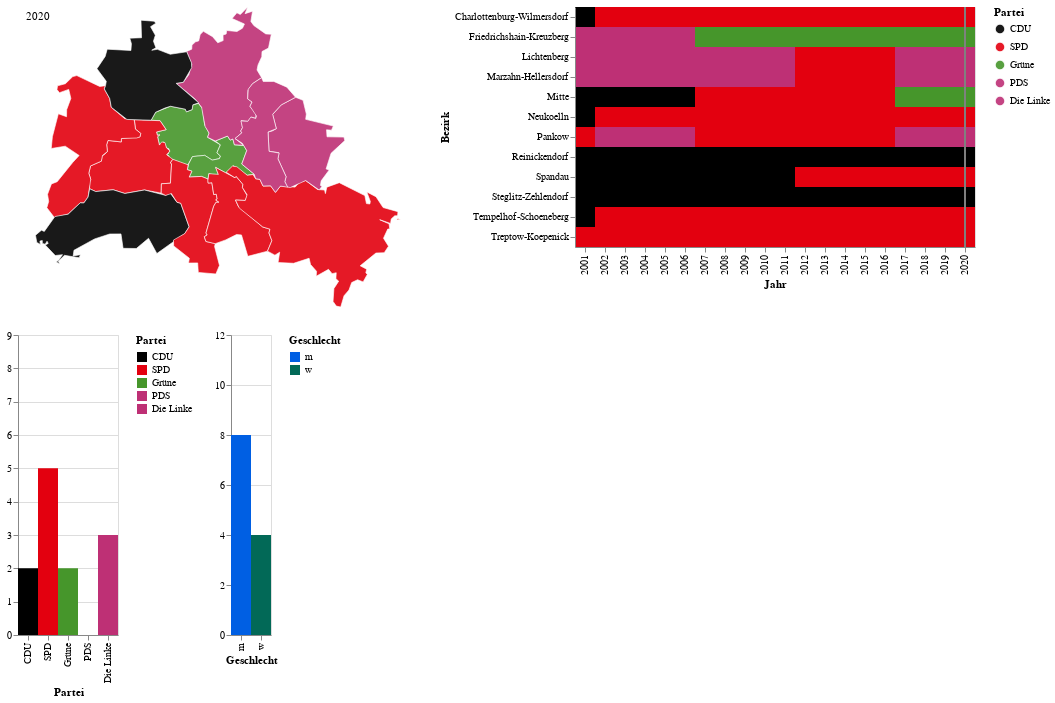

Source (notebook cell):
### Code cell
source=data_melt
domain=['CDU', 'SPD', 'Grüne', 'PDS', 'Die Linke']
colors=['#000000','#E3000F','#46962B','#BE3075','#BE3075']

field='Partei:O'

hover = alt.selection(type='single',on='mouseover',
                        fields=['Jahr'], empty='none', init={'Jahr':2020})

click = alt.selection(type='single',fields=['Jahr'], empty='none')



map_base= alt.Chart(source).transform_filter(hover).transform_lookup(
    lookup='Bezirk',
    from_=alt.LookupData(bezirke_layer, 'Bezirk'),
    as_="geom"
).transform_calculate(
    geometry ='datum.geom.geometry',
    type= 'datum.geom.type'
)

map_=map_base.mark_geoshape(stroke='white',strokeWidth=0.7, opacity=0.9).encode(
     color=alt.Color(str(field), scale=alt.Scale(domain=domain, range=colors))  
     )

map_text=map_base.transform_filter((datum.Bezirk == 'Mitte')).mark_text(dx=-180, dy=-140).encode(
     text=alt.Text('Jahr')
     )


##########
chart=alt.Chart(source).mark_rect().encode(
    x='Jahr:N',
    y='Bezirk',
    tooltip=['Bezirk','Jahr','BM'],
    color=alt.Color(str(field), scale=alt.Scale(domain=domain, range=colors))
).add_selection(
    hover, click
)


# Draw a rule at the location of the selection
rules = alt.Chart(source).mark_rule(color='gray').encode(
    x='Jahr:N',
).transform_filter(
    hover
)

##########
chart_cnt_part=alt.Chart(source).mark_rect().encode(
    #y='count(BM):N',
    y=alt.Y('count(BM):N', scale=alt.Scale(domain=[0,9]), title=''),
    x=alt.X(str(field), scale=alt.Scale(domain=domain)),
    #tooltip=['Bezirk','Jahr','BM'],
    color=alt.Color(str(field), scale=alt.Scale(domain=domain, range=colors))
).transform_filter(
    hover#, click
)


domain2=['m', 'w']
colors2=['#005fe3','#026957']
field2='Geschlecht:O'

chart_cnt_gesch=alt.Chart(source).mark_rect().encode(
    #y='count(BM):N',
    y=alt.Y('count(BM):N', scale=alt.Scale(domain=[0,12]), title=''),
    x=alt.X(str(field2), scale=alt.Scale(domain=domain2)),
    #tooltip=['Bezirk','Jahr','BM'],
    color=alt.Color(str(field2), scale=alt.Scale(domain=domain2, range=colors2))
).transform_filter(
    hover#, click
)



# assemply

cnts= (chart_cnt_part | chart_cnt_gesch).resolve_scale(color='independent')


plot_=(map_+map_text | (chart + rules)) & cnts

plot_

### Figure 1 — Vega-Lite specification as saved in the notebook (floating-point values rounded to 4 significant figures; data arrays with more than 128 entries replaced by an {"elided": "..."} marker saying what was removed)
{"config": {"view": {"continuousWidth": 400, "continuousHeight": 300}}, "vconcat": [{"hconcat": [{"layer": [{"mark": {"type": "geoshape", "opacity": 0.9, "stroke": "white", "strokeWidth": 0.7}, "encoding": {"color": {"type": "ordinal", "field": "Partei", "scale": {"domain": ["CDU", "SPD", "Grüne", "PDS", "Die Linke"], "range": ["#000000", "#E3000F", "#46962B", "#BE3075", "#BE3075"]}}}, "transform": [{"filter": {"selection": "selector146"}}, {"lookup": "Bezirk", "as": "geom", "from": {"data": {"name": "data-2b239fb9b569d1318f49fa782d5ca3a1"}, "key": "Bezirk"}}, {"calculate": "datum.geom.geometry", "as": "geometry"}, {"calculate": "datum.geom.type", "as": "type"}]}, {"mark": {"type": "text", "dx": -180, "dy": -140}, "encoding": {"text": {"type": "quantitative", "field": "Jahr"}}, "transform": [{"filter": {"selection": "selector146"}}, {"lookup": "Bezirk", "as": "geom", "from": {"data": {"name": "data-2b239fb9b569d1318f49fa782d5ca3a1"}, "key": "Bezirk"}}, {"calculate": "datum.geom.geometry", "as": "geometry"}, {"calculate": "datum.geom.type", "as": "type"}, {"filter": "(datum.Bezirk === 'Mitte')"}]}]}, {"layer": [{"mark": "rect", "encoding": {"color": {"type": "ordinal", "field": "Partei", "scale": {"domain": ["CDU", "SPD", "Grüne", "PDS", "Die Linke"], "range": ["#000000", "#E3000F", "#46962B", "#BE3075", "#BE3075"]}}, "tooltip": [{"type": "nominal", "field": "Bezirk"}, {"type": "quantitative", "field": "Jahr"}, {"type": "nominal", "field": "BM"}], "x": {"type": "nominal", "field": "Jahr"}, "y": {"type": "nominal", "field": "Bezirk"}}, "selection": {"selector146": {"type": "single", "on": "mouseover", "fields": ["Jahr"], "empty": "none", "init": {"Jahr": 2020}}, "selector147": {"type": "single", "fields": ["Jahr"], "empty": "none"}}}, {"mark": {"type": "rule", "color": "gray"}, "encoding": {"x": {"type": "nominal", "field": "Jahr"}}, "transform": [{"filter": {"selection": "selector146"}}]}]}]}, {"hconcat": [{"mark": "rect", "encoding": {"color": {"type": "ordinal", "field": "Partei", "scale": {"domain": ["CDU", "SPD", "Grüne", "PDS", "Die Linke"], "range": ["#000000", "#E3000F", "#46962B", "#BE3075", "#BE3075"]}}, "x": {"type": "ordinal", "field": "Partei", "scale": {"domain": ["CDU", "SPD", "Grüne", "PDS", "Die Linke"]}}, "y": {"type": "nominal", "aggregate": "count", "field": "BM", "scale": {"domain": [0, 9]}, "title": ""}}, "transform": [{"filter": {"selection": "selector146"}}]}, {"mark": "rect", "encoding": {"color": {"type": "ordinal", "field": "Geschlecht", "scale": {"domain": ["m", "w"], "range": ["#005fe3", "#026957"]}}, "x": {"type": "ordinal", "field": "Geschlecht", "scale": {"domain": ["m", "w"]}}, "y": {"type": "nominal", "aggregate": "count", "field": "BM", "scale": {"domain": [0, 12]}, "title": ""}}, "transform": [{"filter": {"selection": "selector146"}}]}], "resolve": {"scale": {"color": "independent"}}}], "data": {"name": "data-772326af7612db25d70d515b9996e57c"}, "$schema": "https://vega.github.io/schema/vega-lite/v4.8.1.json", "datasets": {"data-772326af7612db25d70d515b9996e57c": {"elided": "240 records"}, "data-2b239fb9b569d1318f49fa782d5ca3a1": [{"Bezirk": "Reinickendorf", "id": "0", "type": "Feature", "geometry": {"type": "Polygon", "coordinates": [[[13.22, 52.59], [13.22, 52.59], [13.2, 52.61], [13.22, 52.62], [13.22, 52.63], [13.26, 52.63], [13.27, 52.63], [13.26, 52.64], [13.28, 52.64], [13.28, 52.66], [13.31, 52.66], [13.31, 52.66], [13.3, 52.65], [13.31, 52.64], [13.31, 52.64], [13.31, 52.63], [13.3, 52.63], [13.31, 52.63], [13.34, 52.62], [13.37, 52.63], [13.38, 52.61], [13.38, 52.61], [13.36, 52.59], [13.35, 52.59], [13.39, 52.57], [13.38, 52.57], [13.38, 52.56], [13.37, 52.56], [13.36, 52.56], [13.34, 52.56], [13.33, 52.56], [13.31, 52.56], [13.3, 52.55], [13.26, 52.55], [13.23, 52.56], [13.23, 52.57], [13.22, 52.58], [13.22, 52.59]]]}}, {"Bezirk": "Spandau", "id": "1", "type": "Feature", "geometry": {"type": "Polygon", "coordinates": [[[13.16, 52.5], [13.17, 52.51], [13.14, 52.52], [13.12, 52.52], [13.12, 52.53], [13.13, 52.56], [13.15, 52.55], [13.15, 52.56], [13.15, 52.57], [13.15, 52.58], [13.13, 52.58], [13.13, 52.58], [13.13, 52.59], [13.14, 52.59], [13.16, 52.6], [13.16, 52.6], [13.21, 52.59], [13.22, 52.59], [13.22, 52.58], [13.23, 52.57], [13.23, 52.56], [13.25, 52.55], [13.27, 52.55], [13.27, 52.54], [13.28, 52.53], [13.28, 52.53], [13.27, 52.53], [13.25, 52.53], [13.25, 52.52], [13.22, 52.53], [13.22, 52.52], [13.22, 52.51], [13.21, 52.51], [13.21, 52.5], [13.19, 52.5], [13.19, 52.49], [13.19, 52.48], [13.19, 52.46], [13.18, 52.46], [13.17, 52.46], [13.15, 52.44], [13.12, 52.44], [13.11, 52.45], [13.11, 52.46], [13.11, 52.47], [13.12, 52.48], [13.13, 52.48], [13.16, 52.5]]]}}, {"Bezirk": "Mitte", "id": "2", "type": "Feature", "geometry": {"type": "Polygon", "coordinates": [[[13.31, 52.53], [13.31, 52.54], [13.33, 52.54], [13.32, 52.55], [13.3, 52.55], [13.31, 52.56], [13.34, 52.56], [13.36, 52.56], [13.37, 52.56], [13.38, 52.56], [13.38, 52.57], [13.39, 52.57], [13.4, 52.56], [13.4, 52.54], [13.41, 52.53], [13.41, 52.53], [13.43, 52.52], [13.42, 52.51], [13.43, 52.51], [13.43, 52.51], [13.41, 52.5], [13.4, 52.51], [13.38, 52.51], [13.37, 52.5], [13.36, 52.5], [13.33, 52.51], [13.33, 52.51], [13.33, 52.51], [13.33, 52.51], [13.33, 52.51], [13.34, 52.51], [13.33, 52.52], [13.33, 52.52], [13.33, 52.52], [13.32, 52.52], [13.31, 52.53], [13.32, 52.53], [13.31, 52.53]]]}}, {"Bezirk": "Steglitz-Zehlendorf", "id": "3", "type": "Feature", "geometry": {"type": "Polygon", "coordinates": [[[13.13, 52.39], [13.14, 52.4], [13.12, 52.4], [13.11, 52.41], [13.11, 52.41], [13.11, 52.41], [13.11, 52.41], [13.1, 52.41], [13.1, 52.41], [13.1, 52.41], [13.1, 52.41], [13.09, 52.41], [13.09, 52.42], [13.1, 52.43], [13.1, 52.42], [13.12, 52.44], [13.15, 52.44], [13.17, 52.46], [13.18, 52.46], [13.19, 52.46], [13.19, 52.47], [13.2, 52.47], [13.23, 52.47], [13.25, 52.47], [13.29, 52.47], [13.33, 52.46], [13.34, 52.47], [13.35, 52.46], [13.36, 52.46], [13.37, 52.43], [13.36, 52.42], [13.31, 52.4], [13.3, 52.42], [13.27, 52.4], [13.25, 52.4], [13.25, 52.42], [13.23, 52.42], [13.2, 52.42], [13.16, 52.4], [13.16, 52.4], [13.17, 52.4], [13.17, 52.39], [13.14, 52.4], [13.13, 52.39], [13.13, 52.39], [13.13, 52.39], [13.13, 52.39]]]}}, {"Bezirk": "Treptow-Koepenick", "id": "4", "type": "Feature", "geometry": {"type": "Polygon", "coordinates": {"elided": "1x82x2 float values"}}}, {"Bezirk": "Friedrichshain-Kreuzberg", "id": "5", "type": "Feature", "geometry": {"type": "Polygon", "coordinates": [[[13.37, 52.5], [13.38, 52.51], [13.4, 52.51], [13.41, 52.5], [13.43, 52.51], [13.43, 52.51], [13.42, 52.51], [13.43, 52.52], [13.42, 52.53], [13.44, 52.53], [13.45, 52.53], [13.45, 52.53], [13.46, 52.52], [13.47, 52.52], [13.48, 52.51], [13.47, 52.5], [13.49, 52.49], [13.48, 52.49], [13.45, 52.5], [13.44, 52.49], [13.42, 52.5], [13.43, 52.49], [13.42, 52.49], [13.41, 52.49], [13.41, 52.48], [13.39, 52.49], [13.37, 52.48], [13.38, 52.49], [13.37, 52.49], [13.37, 52.5]]]}}, {"Bezirk": "Tempelhof-Schoeneberg", "id": "6", "type": "Feature", "geometry": {"type": "Polygon", "coordinates": [[[13.32, 52.47], [13.32, 52.48], [13.34, 52.48], [13.34, 52.5], [13.34, 52.5], [13.34, 52.5], [13.37, 52.5], [13.37, 52.49], [13.38, 52.49], [13.37, 52.48], [13.39, 52.49], [13.41, 52.48], [13.41, 52.48], [13.41, 52.48], [13.42, 52.47], [13.42, 52.47], [13.42, 52.46], [13.42, 52.46], [13.43, 52.46], [13.42, 52.46], [13.42, 52.45], [13.4, 52.42], [13.4, 52.42], [13.4, 52.42], [13.4, 52.41], [13.42, 52.41], [13.42, 52.41], [13.43, 52.39], [13.42, 52.38], [13.39, 52.38], [13.39, 52.39], [13.37, 52.39], [13.37, 52.39], [13.34, 52.41], [13.34, 52.41], [13.36, 52.42], [13.37, 52.43], [13.36, 52.46], [13.35, 52.46], [13.34, 52.47], [13.33, 52.46], [13.32, 52.47], [13.32, 52.47]]]}}, {"Bezirk": "Neukoelln", "id": "7", "type": "Feature", "geometry": {"type": "Polygon", "coordinates": [[[13.44, 52.41], [13.42, 52.41], [13.4, 52.41], [13.4, 52.42], [13.4, 52.42], [13.4, 52.42], [13.42, 52.45], [13.42, 52.46], [13.43, 52.46], [13.42, 52.46], [13.42, 52.46], [13.42, 52.47], [13.42, 52.47], [13.41, 52.48], [13.41, 52.48], [13.41, 52.48], [13.41, 52.49], [13.43, 52.49], [13.42, 52.5], [13.46, 52.48], [13.46, 52.49], [13.47, 52.48], [13.47, 52.47], [13.48, 52.46], [13.47, 52.46], [13.46, 52.46], [13.46, 52.45], [13.51, 52.43], [13.52, 52.43], [13.52, 52.42], [13.52, 52.41], [13.52, 52.4], [13.48, 52.4], [13.47, 52.42], [13.46, 52.42], [13.44, 52.41]]]}}, {"Bezirk": "Marzahn-Hellersdorf", "id": "8", "type": "Feature", "geometry": {"type": "Polygon", "coordinates": [[[13.52, 52.54], [13.53, 52.54], [13.53, 52.56], [13.54, 52.57], [13.57, 52.57], [13.58, 52.57], [13.59, 52.56], [13.59, 52.55], [13.64, 52.54], [13.63, 52.54], [13.62, 52.54], [13.63, 52.53], [13.66, 52.53], [13.66, 52.53], [13.63, 52.51], [13.62, 52.49], [13.63, 52.49], [13.61, 52.48], [13.61, 52.48], [13.62, 52.47], [13.61, 52.47], [13.59, 52.48], [13.56, 52.47], [13.55, 52.47], [13.55, 52.48], [13.55, 52.49], [13.54, 52.51], [13.54, 52.51], [13.52, 52.51], [13.52, 52.54], [13.52, 52.54]]]}}, {"Bezirk": "Pankow", "id": "9", "type": "Feature", "geometry": {"type": "MultiPolygon", "coordinates": [[[[13.38, 52.64], [13.39, 52.64], [13.39, 52.64], [13.4, 52.65], [13.41, 52.64], [13.42, 52.64], [13.43, 52.64], [13.43, 52.64], [13.44, 52.65], [13.44, 52.65], [13.46, 52.65], [13.47, 52.65], [13.47, 52.66], [13.45, 52.66], [13.46, 52.67], [13.47, 52.67], [13.48, 52.68], [13.47, 52.67], [13.49, 52.67], [13.49, 52.66], [13.49, 52.65], [13.51, 52.65], [13.52, 52.65], [13.52, 52.63], [13.51, 52.63], [13.51, 52.62], [13.5, 52.61], [13.5, 52.61], [13.51, 52.6], [13.49, 52.59], [13.48, 52.58], [13.48, 52.57], [13.49, 52.57], [13.48, 52.56], [13.49, 52.56], [13.49, 52.55], [13.49, 52.55], [13.48, 52.55], [13.47, 52.55], [13.47, 52.54], [13.47, 52.54], [13.47, 52.53], [13.46, 52.53], [13.47, 52.52], [13.46, 52.52], [13.45, 52.53], [13.45, 52.53], [13.44, 52.53], [13.42, 52.53], [13.41, 52.53], [13.41, 52.53], [13.4, 52.54], [13.39, 52.56], [13.38, 52.57], [13.35, 52.59], [13.36, 52.59], [13.37, 52.6], [13.38, 52.61], [13.37, 52.63], [13.38, 52.63], [13.38, 52.63], [13.38, 52.64]]]]}}, {"Bezirk": "Charlottenburg-Wilmersdorf", "id": "10", "type": "Feature", "geometry": {"type": "Polygon", "coordinates": [[[13.22, 52.51], [13.22, 52.51], [13.22, 52.52], [13.22, 52.53], [13.25, 52.52], [13.25, 52.53], [13.28, 52.53], [13.28, 52.53], [13.27, 52.54], [13.27, 52.55], [13.32, 52.55], [13.33, 52.54], [13.31, 52.54], [13.31, 52.53], [13.32, 52.53], [13.31, 52.53], [13.32, 52.52], [13.32, 52.52], [13.33, 52.52], [13.33, 52.52], [13.34, 52.51], [13.33, 52.51], [13.34, 52.5], [13.34, 52.5], [13.34, 52.5], [13.34, 52.48], [13.32, 52.48], [13.32, 52.47], [13.29, 52.47], [13.25, 52.47], [13.23, 52.47], [13.2, 52.47], [13.19, 52.47], [13.19, 52.48], [13.19, 52.48], [13.19, 52.49], [13.19, 52.5], [13.21, 52.5], [13.21, 52.51], [13.22, 52.51]]]}}, {"Bezirk": "Lichtenberg", "id": "11", "type": "Feature", "geometry": {"type": "Polygon", "coordinates": [[[13.47, 52.52], [13.46, 52.53], [13.47, 52.53], [13.47, 52.54], [13.47, 52.54], [13.47, 52.55], [13.48, 52.55], [13.49, 52.55], [13.49, 52.55], [13.5, 52.55], [13.48, 52.56], [13.49, 52.57], [13.48, 52.57], [13.48, 52.58], [13.49, 52.59], [13.51, 52.6], [13.51, 52.59], [13.53, 52.59], [13.55, 52.59], [13.57, 52.57], [13.54, 52.57], [13.53, 52.56], [13.53, 52.54], [13.52, 52.54], [13.52, 52.51], [13.54, 52.51], [13.54, 52.51], [13.55, 52.49], [13.55, 52.48], [13.55, 52.47], [13.54, 52.47], [13.53, 52.47], [13.52, 52.48], [13.51, 52.47], [13.5, 52.48], [13.49, 52.48], [13.49, 52.49], [13.47, 52.5], [13.48, 52.51], [13.47, 52.52]]]}}]}}
